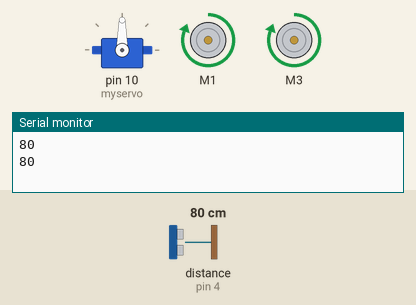
The sketch below on a simulated Arduino Uno, built with avr-gcc and run on an emulated ATmega328P. Parts: servo, 2 × DC motor (green arrow = forward, orange = backward, longer = faster), the last lines printed to the serial monitor. Wiring (inferred from the names in the program): ultrasonic range finder: trigger pin 2; echo pin 4. The test bench sets the inputs (shaded band); at power-on: distance to the obstacle (sensor on pin 4) 80 cm. The echo pulse lasts 58.3 µs per cm.

Above: at 1.8 s.
1.9 s: distance to the obstacle (sensor on pin 4) set to 28 cm
3.4 s: distance to the obstacle (sensor on pin 4) set to 23 cm
At 4.8 s:
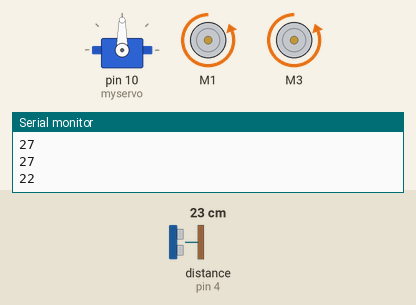
5.5 s: distance to the obstacle (sensor on pin 4) set to 35 cm
At 6.5 s:
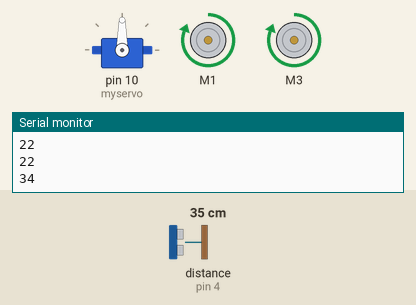
7.5 s: distance to the obstacle (sensor on pin 4) set to 2 cm
At 9.3 s:
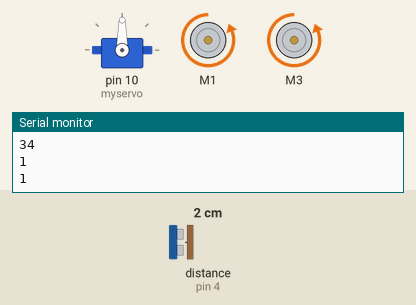
Timing chart, 0 to 10.5 s (numbered marks = the images above; inputs shaded):
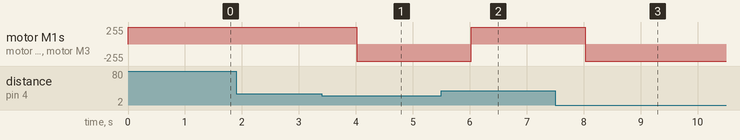

Measured:
- the behaviour switches between 26 and 25 cm on distance to the obstacle (sensor on pin 4) (found by bisection; images 0 and 1)
- after the input at 3.4 s, motor M1, motor M3: forward 255/255 → backward 255/255 after 0.62 s
- after the input at 5.5 s, motor M1, motor M3: backward 255/255 → forward 255/255 after 0.52 s
- after the input at 7.5 s, motor M1, motor M3: forward 255/255 → backward 255/255 after 0.53 s

The sketch:

D_90.ino
```cpp
#include <AFMotor.h> // Подключаем библиотеку для управления двигателями
#include <Servo.h>   // Подключаем библиотеку для сервоприводом

//Создаем объекты для двигателей
AF_DCMotor motor1(1); //канал М1 на Motor Shield — задний левый
AF_DCMotor motor2(3); //канал М2 на Motor Shield — задний правый


// Создаем объект для сервопривода
Servo myservo;

const int Trig = 2;
const int Echo = 4;


void setup()
{
  // Выбираем пин к которому подключен сервопривод
   myservo.attach(10); // или 10, если воткнули в крайний разъём
   // Поворачиваем сервопривод в положение 90 градусов при каждом включении
   myservo.write(90);


Serial.begin(9600);
}

unsigned int time_us=0;

unsigned int distance_sm=0;


 void loop() {
//Устанавливаем скорость 100% (0-255)
motor1.setSpeed(255);
motor2.setSpeed(255);


pinMode(Trig, OUTPUT);
pinMode(Echo, INPUT);


digitalWrite(Trig, HIGH); // Подаем сигнал на выход микроконтроллера
delayMicroseconds(100); // Удерживаем 10 микросекунд
digitalWrite(Trig, LOW); // Затем убираем
time_us=pulseIn(Echo, HIGH); // Замеряем длину импульса
distance_sm=time_us/58; // Пересчитываем в сантиметры
Serial.println(distance_sm); // Выводим на порт

if (distance_sm<25) // Если расстояние менее 50 сантиметром
{
 motor1.run(BACKWARD);
 motor2.run(BACKWARD);
delay(1000);


}
else
{
motor1.run(FORWARD);
motor2.run(FORWARD);
delay(1000);
}


}
```
